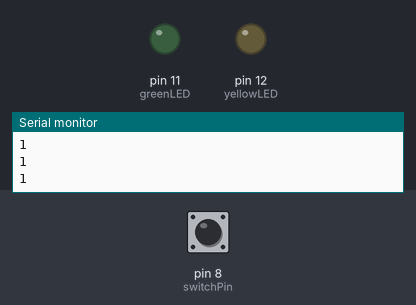
Bench run of a sketch on a simulated Arduino Uno, built with avr-gcc and run on an emulated ATmega328P. Parts: output pins drawn as LEDs (lit = HIGH), the last lines printed to the serial monitor. Dashed ring = blinking. The inputs (shaded band) are chosen by the test bench; at power-on: pin 8 (switchPin) HIGH.

Above: at 2.8 s.
2.9 s: pin 8 (switchPin) pulled LOW for 3.2 s
At 3.9 s:
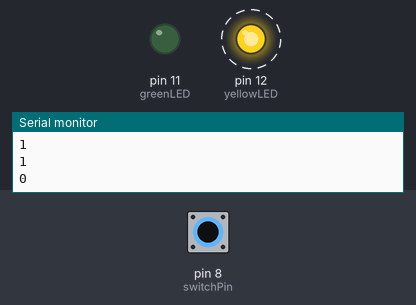
At 8.2 s:
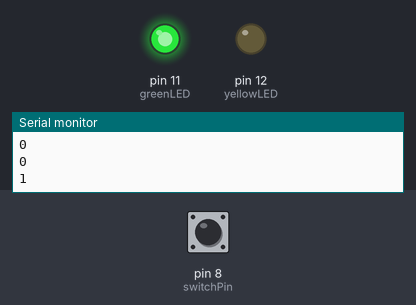
Timing chart, 0 to 9.7 s (numbered marks = the images above; inputs shaded):
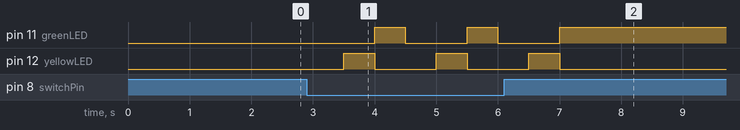

Measured:
- after the input at 2.9 s, pin 11 (greenLED): alternates HIGH for 0.50 s and LOW for 1.0 s, 5 changes in all, then stays HIGH, starting after 1.1 s; pin 12 (yellowLED): alternates HIGH for 0.50 s and LOW for 1.0 s, 6 changes in all, then stays LOW, starting after 0.60 s

The sketch:

Lab2-1.ino
```cpp
// Define the pins for the LEDs and the pushbutton
int switchPin = 8;
int redLED = 13;
int yellowLED = 12;
int greenLED = 11;

// Define a variable to store the button state
int buttonState = 0;

void setup() {
  // Set the LED pins as outputs and switchPin as an input
  pinMode(switchPin, INPUT);
  pinMode(greenLED, OUTPUT);
  pinMode(yellowLED, OUTPUT);
  pinMode(greenLED, OUTPUT);

  // Serial Monitor
  Serial.begin(9600);

}

void loop() {
   // Read the button state
  buttonState = digitalRead(switchPin);
  Serial.println(buttonState);
  // If the button is not pressed, run the LED sequence
  if (buttonState == LOW) {
    // Turn on the red LED and turn off the others
    digitalWrite(redLED, HIGH);
    digitalWrite(yellowLED, LOW);
    digitalWrite(greenLED, LOW);

    // Wait for one second
    delay(500);

    // Turn on the yellow LED and turn off the others
    digitalWrite(redLED, LOW);
    digitalWrite(yellowLED, HIGH);
    digitalWrite(greenLED, LOW);

    // Wait for one second
    delay(500);

    // Turn on the green LED and turn off the others
    digitalWrite(redLED, LOW);
    digitalWrite(yellowLED, LOW);
    digitalWrite(greenLED, HIGH);

    // Wait for one second
    delay(500);
  }
  else {
    delay (1000);
  }
}
```
